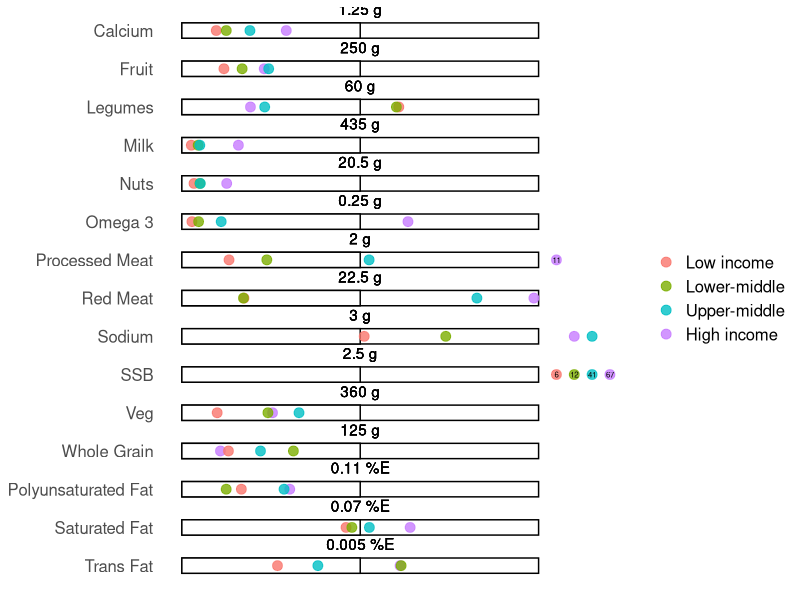

This figure's R source:
list.of.packages <- c("data.table","ggplot2")
new.packages <- list.of.packages[!(list.of.packages %in% installed.packages()[,"Package"])]
if(length(new.packages)) install.packages(new.packages)
lapply(list.of.packages, require, character.only=T)

setwd("~/GNR")

chart.data = read.csv("Food per income group data.csv")
chart.data$class = factor(chart.data$class,levels=c("Low income", "Lower-middle", "Upper-middle","High income"))
food.order = c(
  "Calcium",
  # "Eggs",
  # "Fish",
  "Fruit",
  "Legumes",
  "Milk",
  "Nuts",
  "Omega 3",
  # "Poultry",
  "Processed Meat",
  "Red Meat",
  # "Refined Grain",
  "Sodium",
  "SSB",
  # "Starchy Veg",
  # "Total Dairy",
  # "Total Sugar",
  "Veg",
  "Whole Grain",
  "Polyunsaturated Fat",
  "Saturated Fat",
  "Trans Fat"
)
chart.data$percent = chart.data$value/chart.data$recommended
# mean.tab = data.table(chart.data)[,.(mean_val=min(percent)),by=.(food)]
# mean.tab = mean.tab[order(-mean.tab$mean_val),]
# food.order = mean.tab$food
# chart.data = merge(chart.data,mean.tab,by="food",all.x=T)
chart.data = subset(chart.data, food %in% food.order)
chart.data = chart.data[order(chart.data$food),]
# food.order = food.order[order(food.order)]
# chart.data = chart.data[order(chart.data$food),]
chart.data$column = c(rep(1,30),rep(1,30))
chart.data$food = factor(chart.data$food,levels=rev(food.order))
max.percent = min(max(chart.data$percent,na.rm=T),2)

# Outliers
chart.data$outlier = 0
chart.data$outlier[which(chart.data$percent>2)] = 1
chart.data$percent[which(chart.data$percent>2)] = 2.1
# Manual jitter
chart.data$percent[which(chart.data$food=="Sodium" & chart.data$class=="High income")] = 2.2
chart.data$percent[which(chart.data$food=="Sodium" & chart.data$class=="Upper-middle")] = 2.3
chart.data$percent[which(chart.data$food=="Eggs" & chart.data$class=="High income")] = 2.2
chart.data$percent[which(chart.data$food=="SSB")] = c(2.4, 2.1, 2.2, 2.3)

bar.dat = unique(chart.data[c("food","recommended","column")])
bar.dat$class = "Low income"

# for(i in 1:2){
i = 1
  chart.data.sub = subset(chart.data,column==i)
  bar.dat.sub = subset(bar.dat,column==i)
  p = ggplot(chart.data.sub,aes(x=food,colour=class)) +
    geom_bar(data=bar.dat.sub,aes(y=max.percent),fill="white",color="black",stat="identity",width=0.4) +
    geom_bar(data=bar.dat.sub,aes(y=1),fill="white",color="black",stat="identity",width=0.4) +
    geom_point(aes(y=percent),alpha=0.8,size=3) +
    geom_text(aes(y=1,label=paste(recommended,unit)),color="black",vjust=-1.3) +
    geom_text(data=subset(chart.data.sub,outlier==1),aes(y=percent,label=round(value)),color="black",size=2) +
    coord_flip() +
    theme_classic() +
    theme(
      axis.title=element_blank(),
      axis.line=element_blank(),
      axis.ticks=element_blank(),
      axis.text.x = element_blank(),
      axis.text.y = element_text(size=12),
      legend.title=element_blank(),
      legend.text = element_text(size=12)
    )
  
  ggsave(paste0("recommended_values.png"),p,width=7.5,height=7.5)
# }
